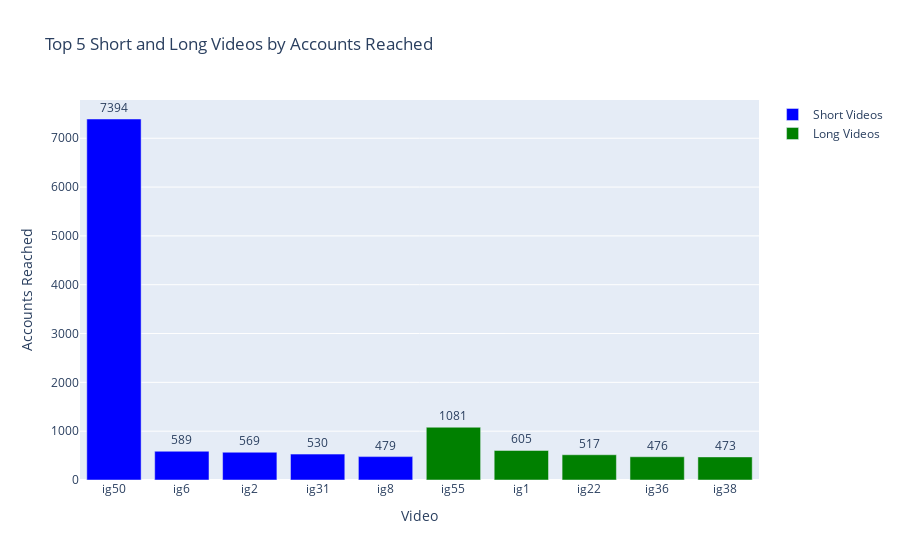
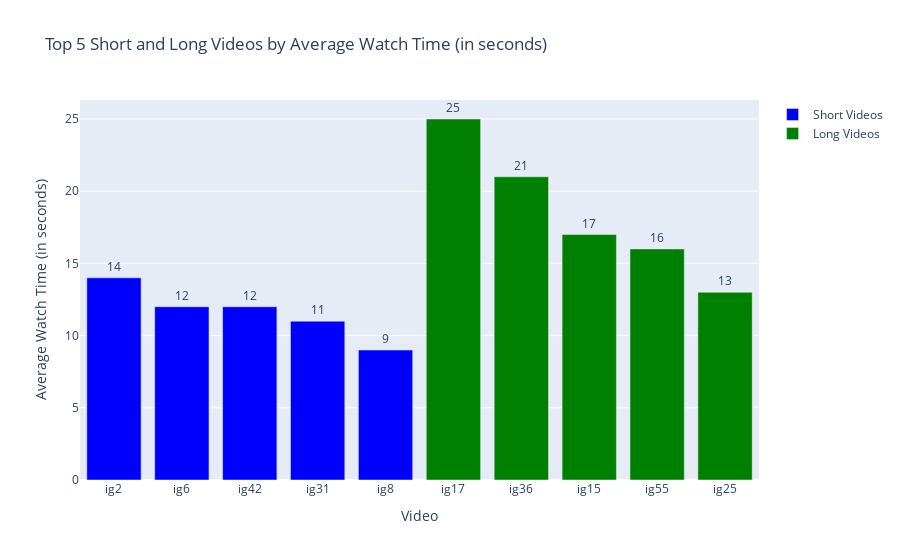
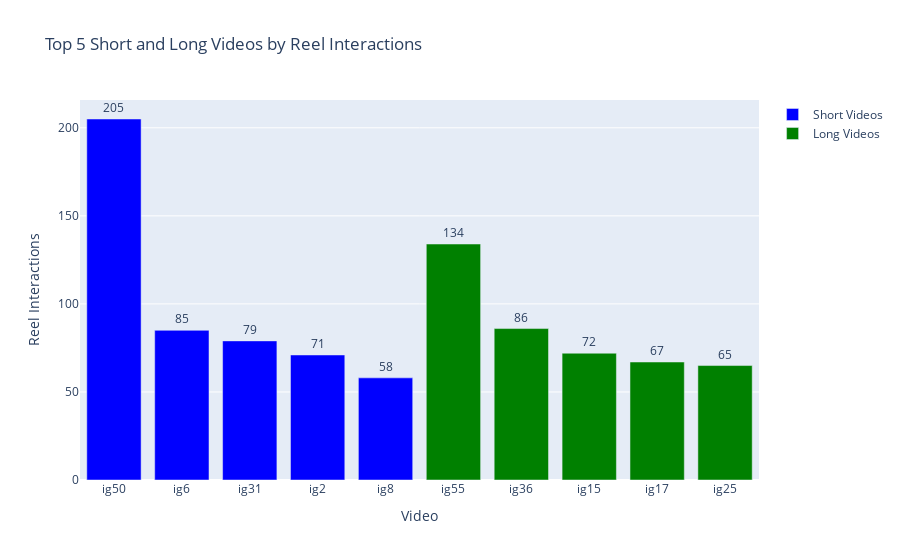
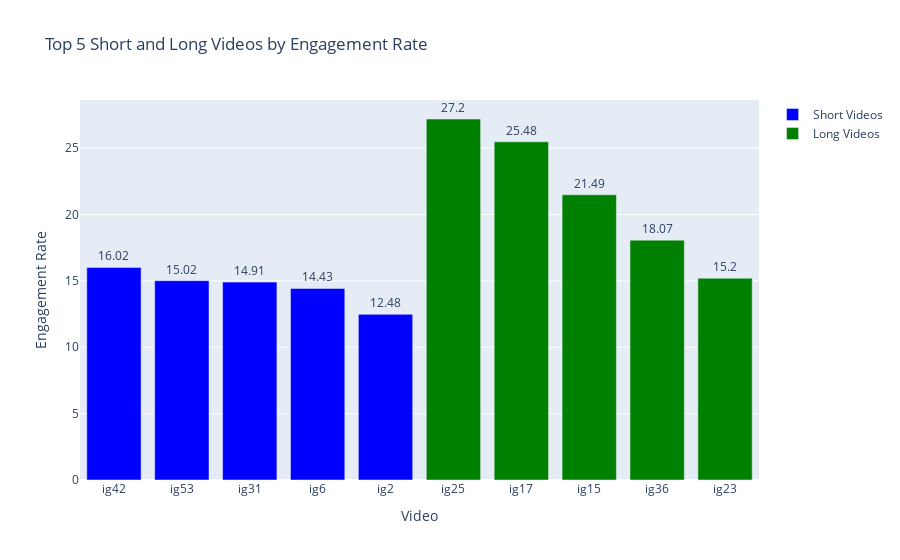

Here is the notebook cell these charts were saved with, in order:
### Markdown cell above
# Analysis of Short and Long Form Content

### Code cell
# Ensure the folder exists
folder_path = r"C:\Users\DELL\Downloads\FundusAI Project\reels analysis images"
if not os.path.exists(folder_path):
    os.makedirs(folder_path)

# Calculate Engagement Rate
df['Engagement Rate'] = ((df['Likes'] + df['Shares'] + df['Comments'] + df['Saves']) / df['Accounts Reached'] * 100).round(2)

# Function to save figures

def plot_and_save(fig, filename):
    filename = filename.replace(" ", "_")
    save_path = os.path.join(folder_path, f'{filename}.png')
    fig.write_image(save_path)

# Function to plot top 5 short and long videos side by side for a specific metric
def plot_top_videos_side_by_side(df, metric, title, save_name):
    # Get the top 5 short and long videos
    short_videos = df[df['Content Length'] == 'short'].nlargest(5, metric)
    long_videos = df[df['Content Length'] == 'long'].nlargest(5, metric)

    fig = go.Figure()

    # Plotting the short videos
    fig.add_trace(go.Bar(
        x=short_videos['Video'],
        y=short_videos[metric],
        name='Short Videos',
        marker_color='blue',
        text=short_videos[metric],  # Add data labels
        textposition='outside'
    ))

    # Plotting the long videos
    fig.add_trace(go.Bar(
        x=long_videos['Video'],
        y=long_videos[metric],
        name='Long Videos',
        marker_color='green',
        text=long_videos[metric],  # Add data labels
        textposition='outside'
    ))

    fig.update_layout(
        title=f'Top 5 Short and Long Videos by {title}',
        xaxis_title='Video',
        yaxis_title=title,
        barmode='group'  # To place the bars side by side
    )
    
    fig.show()
    plot_and_save(fig, save_name)

# Metrics and titles to visualize
metrics = ['Accounts Reached', 'Average Watch Time(in seconds)', 'Reel Interactions', 'Engagement Rate']
titles = ['Accounts Reached', 'Average Watch Time (in seconds)', 'Reel Interactions', 'Engagement Rate']

# Generate plots for each metric
for metric, title in zip(metrics, titles):
    plot_top_videos_side_by_side(df, metric, title, f'top_5_videos_{metric}')

### Figure 1 — Plotly figure (JSON) as saved in the notebook; plotly's stock layout.template omitted (floating-point values rounded to 4 significant figures)
{"data": [{"marker": {"color": "blue"}, "name": "Short Videos", "text": [7394, 589, 569, 530, 479], "textposition": "outside", "type": "bar", "x": ["ig50", "ig6", "ig2", "ig31", "ig8"], "y": [7394, 589, 569, 530, 479]}, {"marker": {"color": "green"}, "name": "Long Videos", "text": [1081, 605, 517, 476, 473], "textposition": "outside", "type": "bar", "x": ["ig55", "ig1", "ig22", "ig36", "ig38"], "y": [1081, 605, 517, 476, 473]}], "layout": {"barmode": "group", "title": {"text": "Top 5 Short and Long Videos by Accounts Reached"}, "xaxis": {"title": {"text": "Video"}}, "yaxis": {"title": {"text": "Accounts Reached"}}}}

### Figure 2 — Plotly figure (JSON) as saved in the notebook; plotly's stock layout.template omitted (floating-point values rounded to 4 significant figures)
{"data": [{"marker": {"color": "blue"}, "name": "Short Videos", "text": [14, 12, 12, 11, 9], "textposition": "outside", "type": "bar", "x": ["ig2", "ig6", "ig42", "ig31", "ig8"], "y": [14, 12, 12, 11, 9]}, {"marker": {"color": "green"}, "name": "Long Videos", "text": [25, 21, 17, 16, 13], "textposition": "outside", "type": "bar", "x": ["ig17", "ig36", "ig15", "ig55", "ig25"], "y": [25, 21, 17, 16, 13]}], "layout": {"barmode": "group", "title": {"text": "Top 5 Short and Long Videos by Average Watch Time (in seconds)"}, "xaxis": {"title": {"text": "Video"}}, "yaxis": {"title": {"text": "Average Watch Time (in seconds)"}}}}

### Figure 3 — Plotly figure (JSON) as saved in the notebook; plotly's stock layout.template omitted (floating-point values rounded to 4 significant figures)
{"data": [{"marker": {"color": "blue"}, "name": "Short Videos", "text": [205, 85, 79, 71, 58], "textposition": "outside", "type": "bar", "x": ["ig50", "ig6", "ig31", "ig2", "ig8"], "y": [205, 85, 79, 71, 58]}, {"marker": {"color": "green"}, "name": "Long Videos", "text": [134, 86, 72, 67, 65], "textposition": "outside", "type": "bar", "x": ["ig55", "ig36", "ig15", "ig17", "ig25"], "y": [134, 86, 72, 67, 65]}], "layout": {"barmode": "group", "title": {"text": "Top 5 Short and Long Videos by Reel Interactions"}, "xaxis": {"title": {"text": "Video"}}, "yaxis": {"title": {"text": "Reel Interactions"}}}}

### Figure 4 — Plotly figure (JSON) as saved in the notebook; plotly's stock layout.template omitted (floating-point values rounded to 4 significant figures)
{"data": [{"marker": {"color": "blue"}, "name": "Short Videos", "text": [16.02, 15.02, 14.91, 14.43, 12.48], "textposition": "outside", "type": "bar", "x": ["ig42", "ig53", "ig31", "ig6", "ig2"], "y": [16.02, 15.02, 14.91, 14.43, 12.48]}, {"marker": {"color": "green"}, "name": "Long Videos", "text": [27.2, 25.48, 21.49, 18.07, 15.2], "textposition": "outside", "type": "bar", "x": ["ig25", "ig17", "ig15", "ig36", "ig23"], "y": [27.2, 25.48, 21.49, 18.07, 15.2]}], "layout": {"barmode": "group", "title": {"text": "Top 5 Short and Long Videos by Engagement Rate"}, "xaxis": {"title": {"text": "Video"}}, "yaxis": {"title": {"text": "Engagement Rate"}}}}
